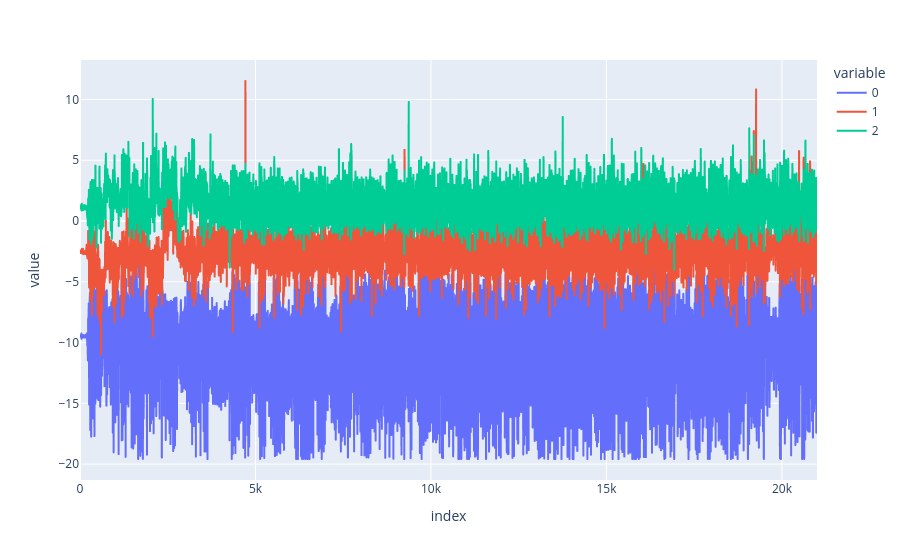

Write notebook code for a chart like this one.
### Markdown cell above
## Leitura dos dados

### Code cell
nu = 4
na = 0 # climbingdown
nd = 1
px.line(np.array(Udata[nu][nd])[na, :, :3])

### Figure 1 — Plotly figure (JSON) as saved in the notebook; plotly's stock layout.template omitted (floating-point values rounded to 4 significant figures; data arrays with more than 128 entries replaced by an {"elided": "..."} marker saying what was removed)
{"data": [{"hovertemplate": "variable=0<br>index=%{x}<br>value=%{y}<extra></extra>", "legendgroup": "0", "line": {"color": "#636efa", "dash": "solid"}, "marker": {"symbol": "circle"}, "mode": "lines", "name": "0", "showlegend": true, "type": "scattergl", "x": {"elided": "21000 int values"}, "xaxis": "x", "y": {"elided": "21000 float values"}, "yaxis": "y"}, {"hovertemplate": "variable=1<br>index=%{x}<br>value=%{y}<extra></extra>", "legendgroup": "1", "line": {"color": "#EF553B", "dash": "solid"}, "marker": {"symbol": "circle"}, "mode": "lines", "name": "1", "showlegend": true, "type": "scattergl", "x": {"elided": "21000 int values"}, "xaxis": "x", "y": {"elided": "21000 float values"}, "yaxis": "y"}, {"hovertemplate": "variable=2<br>index=%{x}<br>value=%{y}<extra></extra>", "legendgroup": "2", "line": {"color": "#00cc96", "dash": "solid"}, "marker": {"symbol": "circle"}, "mode": "lines", "name": "2", "showlegend": true, "type": "scattergl", "x": {"elided": "21000 int values"}, "xaxis": "x", "y": {"elided": "21000 float values"}, "yaxis": "y"}], "layout": {"legend": {"title": {"text": "variable"}, "tracegroupgap": 0}, "margin": {"t": 60}, "xaxis": {"anchor": "y", "domain": [0, 1], "title": {"text": "index"}}, "yaxis": {"anchor": "x", "domain": [0, 1], "title": {"text": "value"}}}}
